Frame 1 (no input): blank canvas, image omitted
Frame 60 (the mouse pressed at the canvas centre just before this capture): blank canvas, image omitted
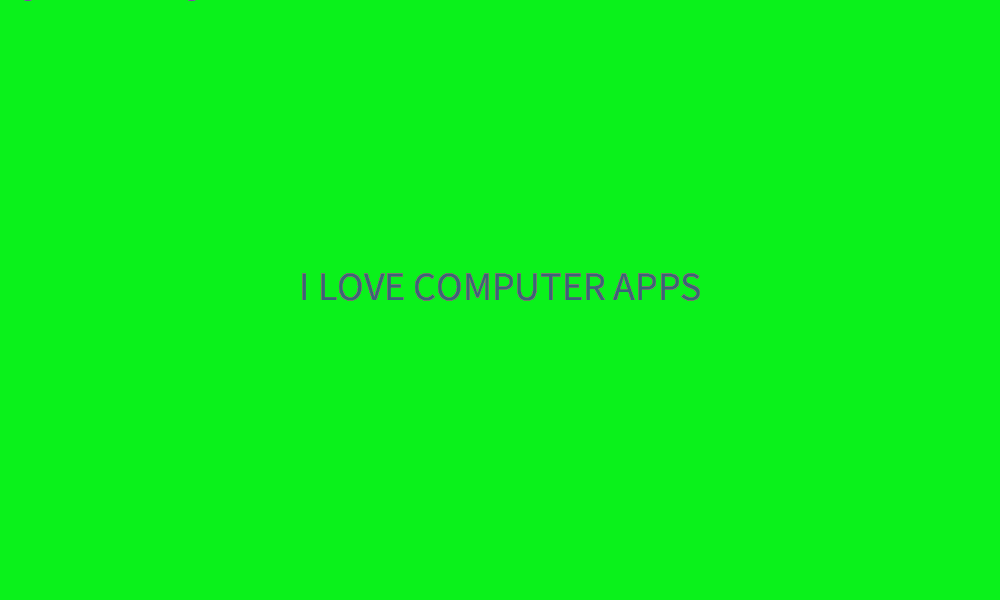
Frame 120 (the mouse held since frame 60 and released just before this capture)

The Processing sketch whose frames 1 and 60 were blank and that drew this single picture after the mouse press (run headless with seeded random() and noise(); from frame 60 on, the mouse is pressed at the canvas centre):

// Processing sketch: processing_62205
// ── processing_62205.pde


void setup()
{
  size(1000, 600);
  background(10, 242, 27);
  smooth();
  frameRate(10);
}



void draw()
{
  fill (random(255), random(255), random(255) );
  textSize(40);
  textAlign(CENTER);
  text( "I LOVE COMPUTER APPS", mouseX, mouseY );
}
void mouseDragged()

{
  fill(random(255), random(255), random(255), random(190));
  ellipse (mouseX, mouseY, random(255), random(255));
  ellipseMode(CENTER);
}
